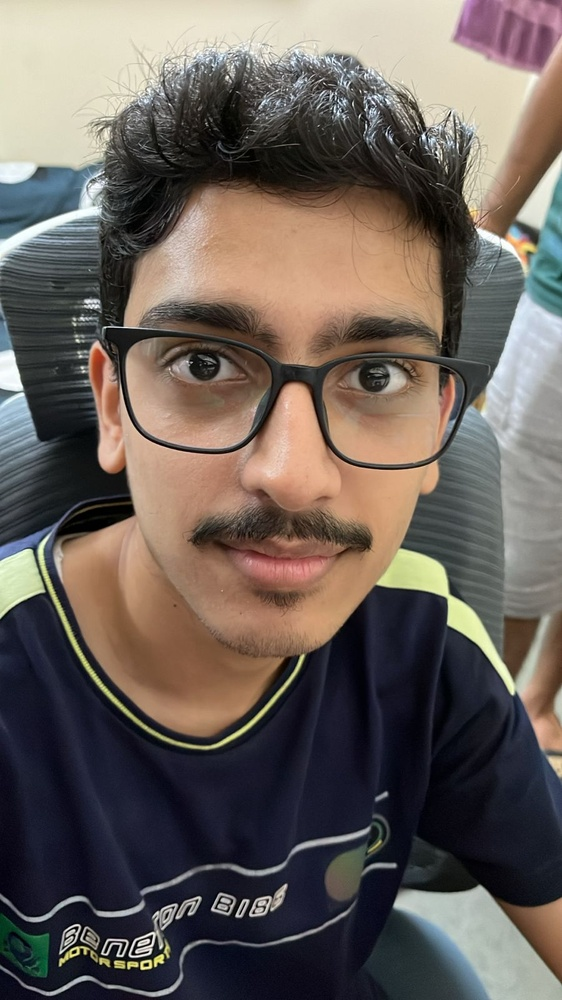
#> input picture data/IMG-20250920-WA0027.jpg, 562 x 1000 px, shrunk from 900 x 1600 before the run
$ python -i tdetection.py   (imports and definitions only)   (older library calls are emulated)
#> lines starting #> are read from the running program, lines starting #| are printed output that depends on the picture
import cv2
import numpy as np
import csv
import os
from pathlib import Path
from datetime import timedelta

# === Thresholds ===
LAP_VAR_THRESHOLD = 5
BRIGHTNESS_DROP = 0.05
PERSISTENCE_SECONDS = 0.6
SAMPLE_FPS = 4

def variance_of_laplacian(image):
    """Calculate the variance of the Laplacian to measure image blurriness."""
    return cv2.Laplacian(image, cv2.CV_64F).var()

def brightness_mean(image):
    """Calculate the mean brightness of an image."""
    return np.mean(image)

def format_timestamp(seconds):
    """Format seconds into HH:MM:SS format."""
    return str(timedelta(seconds=seconds)).split(".")[0]

def run_tamper_detection(file_path, output_dir=None):
    """
    Process video for tampering detection, save annotated video + CSV, return outputs + timestamps.

    Args:
        file_path: Path to input video file
        output_dir: Directory to save outputs (defaults to Desktop)

    Returns:
        tuple: (output_video_path, output_csv_path, tamper_event_timestamps)
    """
#> called with file_path = '../data/IMG-20250920-WA0027.jpg'
    if output_dir is None:
        output_dir = str(Path.home() / "Desktop")

    # Ensure output directory exists
    os.makedirs(output_dir, exist_ok=True)

    # Open video
    cap = cv2.VideoCapture(file_path)
    if not cap.isOpened():
        raise RuntimeError(f"Error: Cannot open video {file_path}")

    # Get video properties
    fps = cap.get(cv2.CAP_PROP_FPS) or 30.0
    frame_interval = max(int(fps / SAMPLE_FPS), 1)
    width = int(cap.get(cv2.CAP_PROP_FRAME_WIDTH))
    height = int(cap.get(cv2.CAP_PROP_FRAME_HEIGHT))
    total_frames = int(cap.get(cv2.CAP_PROP_FRAME_COUNT))

    # Setup output files
    base_name = os.path.splitext(os.path.basename(file_path))[0]
    output_video = os.path.join(output_dir, f"{base_name}_tamper_annotated.mp4")
    output_csv = os.path.join(output_dir, f"{base_name}_tamper_log.csv")

    # Video writer
    fourcc = cv2.VideoWriter_fourcc(*"mp4v")
    out = cv2.VideoWriter(output_video, fourcc, fps, (width, height))

    # Detection variables
    persistence_frames = max(1, int(PERSISTENCE_SECONDS * SAMPLE_FPS))
    tamper_events = []

    frame_idx = 0
    cover_counter = 0
    baseline_brightness = None
    cover_active = False


    try:
        while True:
            ret, frame = cap.read()
#> frame is the input picture: shape (1000, 562, 3); mean B, G, R 90.4, 96.6, 106.1
            if not ret:
                break

            if frame_idx % frame_interval == 0:
                gray = cv2.cvtColor(frame, cv2.COLOR_BGR2GRAY)
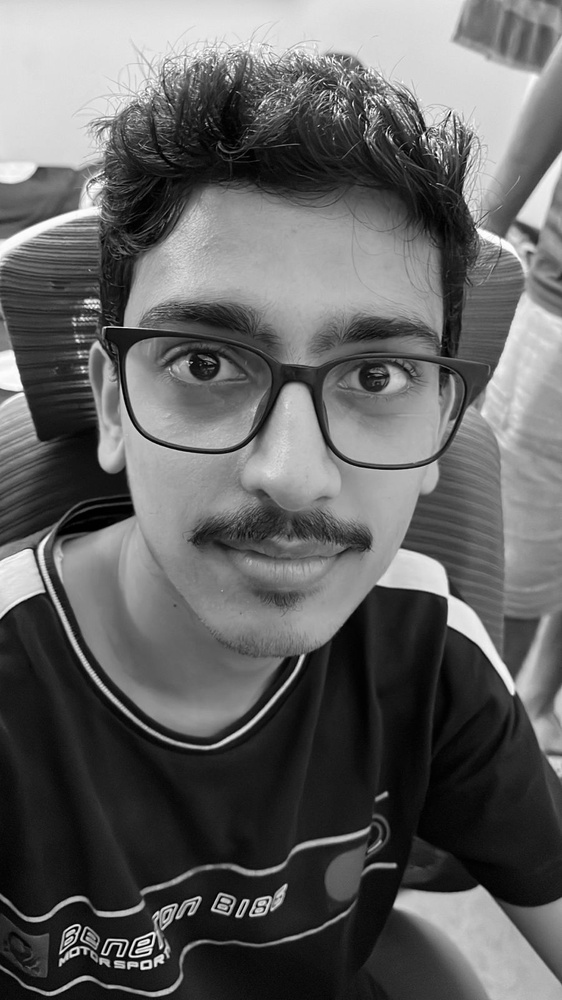
#> gray: shape (1000, 562); min 0, max 255, mean 98.7
                lap_var = variance_of_laplacian(gray)
#> lap_var = 691.9
                bright = brightness_mean(gray)
#> bright = 98.7

                if baseline_brightness is None:
                    baseline_brightness = bright
#> baseline_brightness = 98.7

                brightness_ratio = bright / (baseline_brightness + 1e-6)
#> brightness_ratio = 1

                if lap_var < LAP_VAR_THRESHOLD or brightness_ratio < BRIGHTNESS_DROP:
                    cover_counter += 1
                else:
                    cover_counter = 0

                if cover_counter >= persistence_frames and not cover_active:
                    cover_active = True
                    ts = frame_idx / fps
                    tamper_events.append(ts)

                elif cover_active and cover_counter == 0:
                    cover_active = False
                    ts = frame_idx / fps
                    tamper_events.append(ts)

            overlay = frame.copy()
            if cover_active:
                cv2.rectangle(overlay, (0, 0), (width, 50), (0, 0, 255), -1)
                cv2.putText(
                    overlay,
                    "TAMPERING DETECTED",
                    (10, 35),
                    cv2.FONT_HERSHEY_SIMPLEX,
                    1.0,
                    (255, 255, 255),
                    2,
                    lineType=cv2.LINE_AA,
                )
                ts_text = format_timestamp(frame_idx / fps)
                cv2.putText(
                    overlay,
                    f"Time: {ts_text}",
                    (width - 200, 35),
                    cv2.FONT_HERSHEY_SIMPLEX,
                    0.6,
                    (255, 255, 255),
                    1,
                    lineType=cv2.LINE_AA,
                )

            out.write(overlay)
            frame_idx += 1

    except Exception as e:
        print(f"Error during processing: {e}")
    finally:
        cap.release()
        out.release()

    try:
        cv2.destroyAllWindows()
    except Exception:
        pass

    return output_video, output_csv, tamper_events

>>> result = run_tamper_detection('../data/IMG-20250920-WA0027.jpg')

$ run again, on data/IMG-20250920-WA0028.jpg
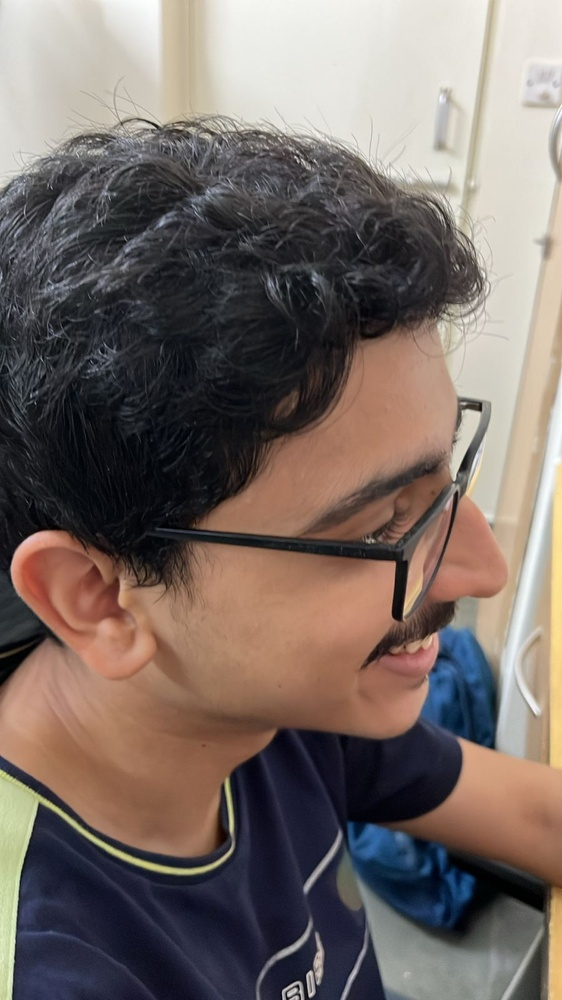
#> input picture data/IMG-20250920-WA0028.jpg, 562 x 1000 px, shrunk from 900 x 1600 before the run
#> in run_tamper_detection, frame is the input picture: shape (1000, 562, 3); mean B, G, R 101.7, 107.3, 119.4
#> in run_tamper_detection, `gray = cv2.cvtColor(frame, cv2.COLOR_BGR2GRAY)`:
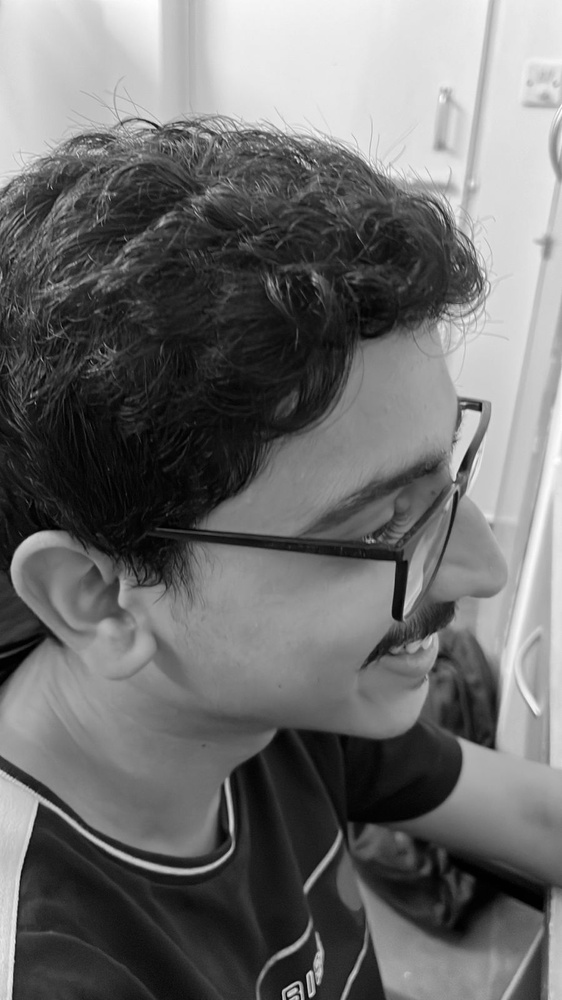
#> gray: shape (1000, 562); min 0, max 255, mean 110.3
#> lap_var = 223.7
#> bright = 110.3
#> brightness_ratio = 1

$ run again, on data/IMG-20250920-WA0029.jpg
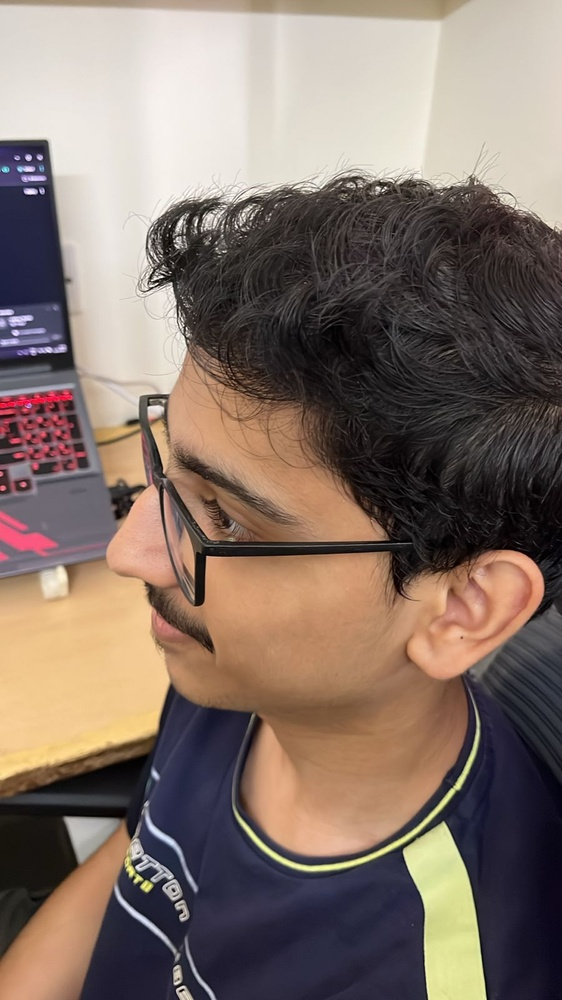
#> input picture data/IMG-20250920-WA0029.jpg, 562 x 1000 px, shrunk from 900 x 1600 before the run
#> in run_tamper_detection, frame is the input picture: shape (1000, 562, 3); mean B, G, R 105.3, 115.1, 132
#> in run_tamper_detection, `gray = cv2.cvtColor(frame, cv2.COLOR_BGR2GRAY)`:
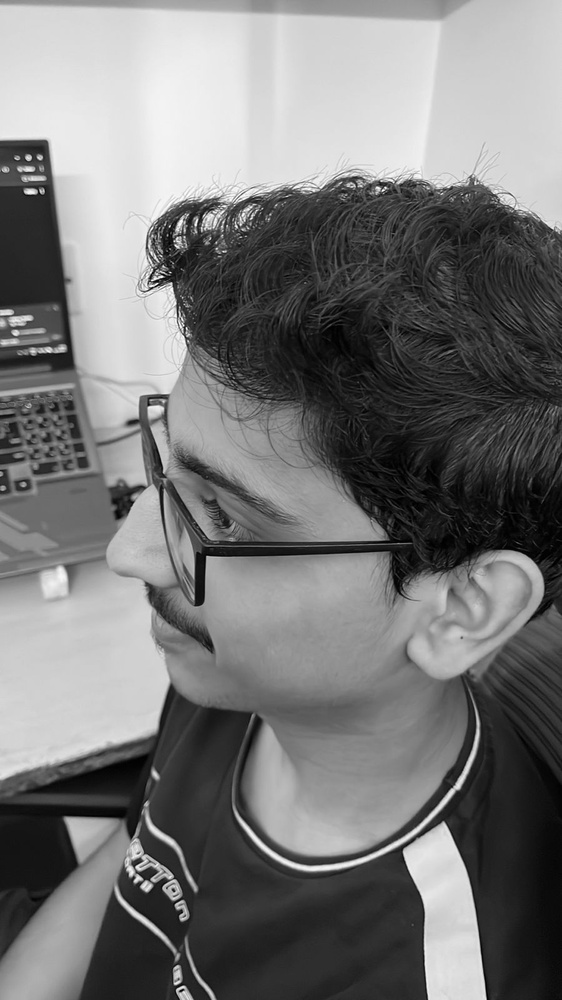
#> gray: shape (1000, 562); min 0, max 254, mean 119.1
#> lap_var = 530.2
#> bright = 119.1
#> brightness_ratio = 1

$ run again, on data/IMG-20250920-WA0030.jpg
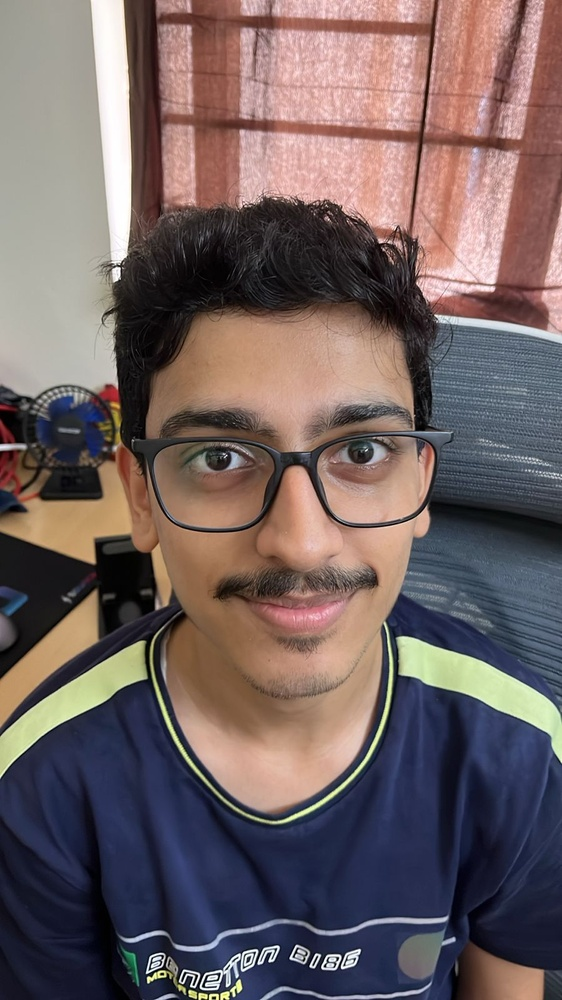
#> input picture data/IMG-20250920-WA0030.jpg, 562 x 1000 px, shrunk from 900 x 1600 before the run
#> in run_tamper_detection, frame is the input picture: shape (1000, 562, 3); mean B, G, R 97.5, 97.7, 112.9
#> in run_tamper_detection, `gray = cv2.cvtColor(frame, cv2.COLOR_BGR2GRAY)`:
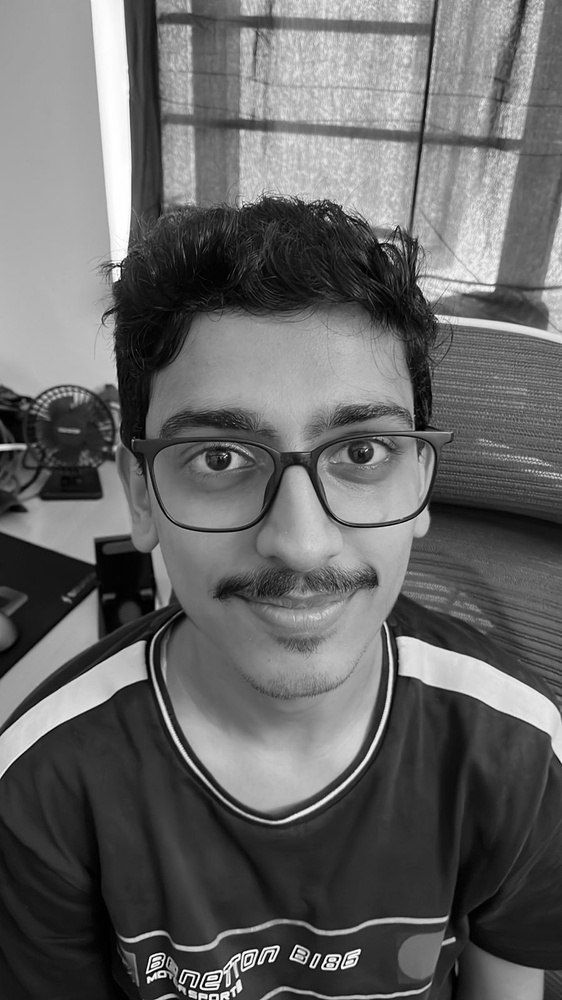
#> gray: shape (1000, 562); min 0, max 255, mean 102.2
#> lap_var = 682.8
#> bright = 102.2
#> brightness_ratio = 1
